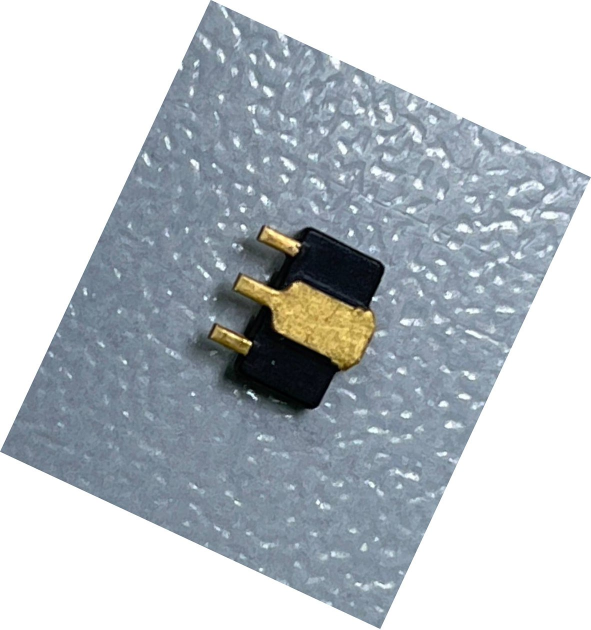
#> input picture 2wo/photo_2023-09-13_16-42-11 (2).jpg, 1182 x 1259 px (shown at 1/2 size); its folder holds only this picture in this run
$ python -i new_main.py   (imports and definitions only)
#> lines starting #> are read from the running program, lines starting #| are printed output that depends on the picture
import numpy as np
import math
import cv2 as cv
import sys
from PyQt5.QtWidgets import (
    QMainWindow, QApplication,
    QLabel, QComboBox, QListWidget,
    QSlider, QWidget,QPushButton,QFileDialog, QGridLayout
)
from PyQt5.QtGui import QPixmap,QImage

Radius = "Повернуть на "
proccess = 0
menu = 0
angle = 0
url = 'photo/test_photo2.jpg'

# [1 line not run here, left out]
# [1 line that did not run here, left out]
# [1 line that did not run here, left out]
# [1 line that did not run here, left out]

#Текстовые поля
# [1 line that did not run here, left out]
# [1 line not run here, left out]

# [1 line that did not run here, left out]
# [1 line not run here, left out]

# [1 line that did not run here, left out]
# [1 line not run here, left out]

# [1 line that did not run here, left out]
# [1 line not run here, left out]

# [1 line that did not run here, left out]
# [1 line not run here, left out]

#Кнопки
# [1 line that did not run here, left out]
# [1 line not run here, left out]

# [1 line that did not run here, left out]
# [2 lines not run here, left out]

# [1 line that did not run here, left out]
# [2 lines not run here, left out]

#Картинка
# [1 line that did not run here, left out]
# [1 line that did not run here, left out]
# [1 line that did not run here, left out]
# [2 lines not run here, left out]

#ComboBox
# [1 line that did not run here, left out]
# [5 lines not run here, left out]

#ListBox
# [1 line that did not run here, left out]
# [6 lines not run here, left out]


#функции
def ComboBox_Chancged(i):
    global proccess, listbox, pixmap_image, lable_image
    proccess = i

def Step(i):
    global menu, url
    if i > 0 and menu < 3:
        menu+=1
    if i < 0 and menu > 0:
        menu-=1
    match menu:
        case 0:
            listbox.addItem('file: '+url)
            pixmap_image = QPixmap(url)
            pixmap_image = pixmap_image.scaled(400,400)
            lable_image.setPixmap(pixmap_image)
            ImageAngleSearch()
        case 1:
            listbox.addItem('Находим объекты')
            pixmap_image = QPixmap('Push1.jpg')
            pixmap_image = pixmap_image.scaled(400,400)
            lable_image.setPixmap(pixmap_image)
        case 2:
            listbox.addItem('Поворачиваем')
            pixmap_image = QPixmap('Push2.jpg')
            pixmap_image = pixmap_image.scaled(400,400)
            lable_image.setPixmap(pixmap_image)

# [70 lines left out: functions ImageAngleSearch, RotateImage, Director, not called in this run]

>>> import cv2
>>> picture = cv2.imread('../2wo/photo_2023-09-13_16-42-11 (2).jpg', cv2.IMREAD_GRAYSCALE)
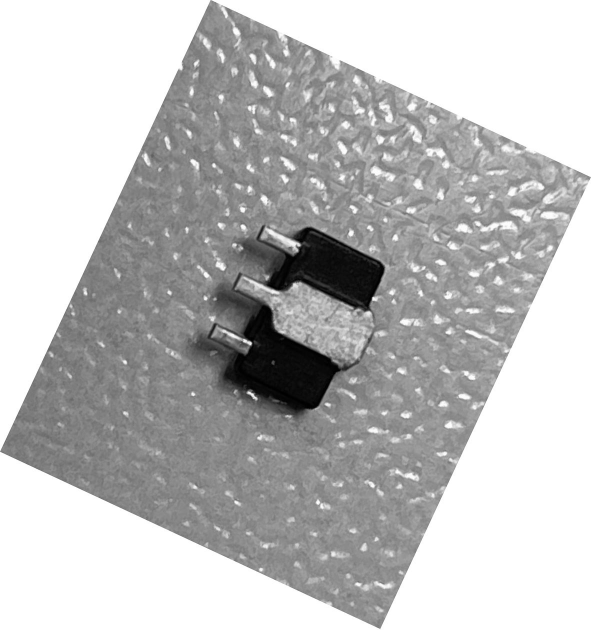
#> picture: shape (1259, 1182) (shown at 1/2 size); min 0, max 255, mean 190.1
#> (the run stopped early here; a loop or call above may not have finished)

$ run again, on 2wo/photo_2023-09-13_16-42-13 (2).jpg
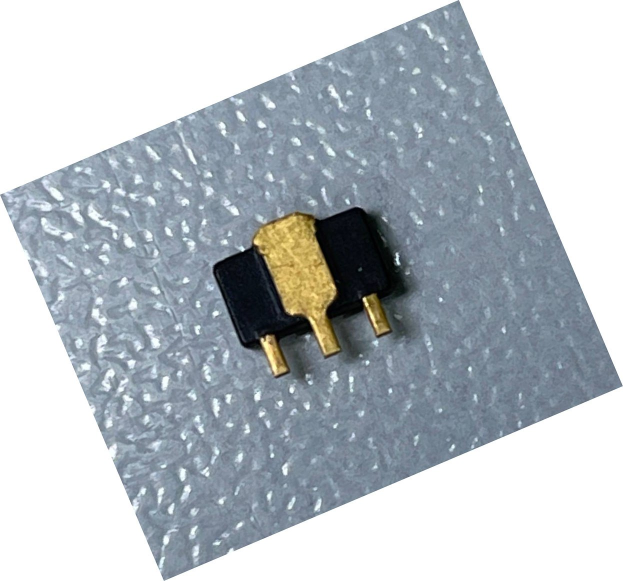
#> input picture 2wo/photo_2023-09-13_16-42-13 (2).jpg, 1246 x 1162 px (shown at 1/2 size)
#> `picture = cv2.imread('../2wo/photo_2023-09-13_16-42-11 (2).jpg', cv2.I..`:
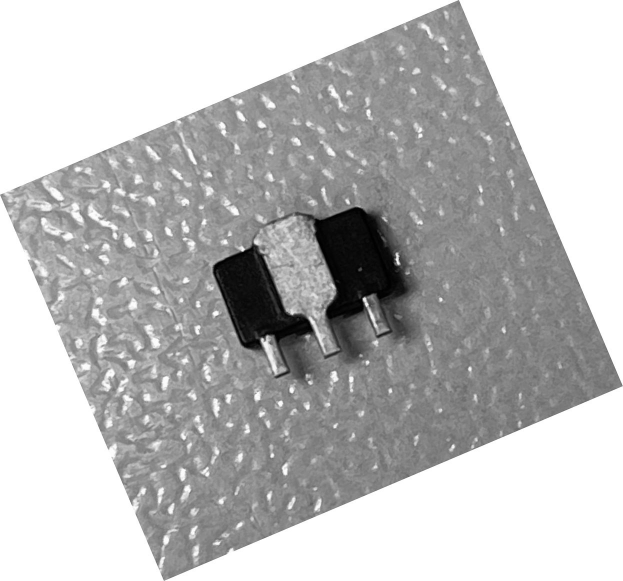
#> picture: shape (1162, 1246) (shown at 1/2 size); min 0, max 255, mean 188.3
